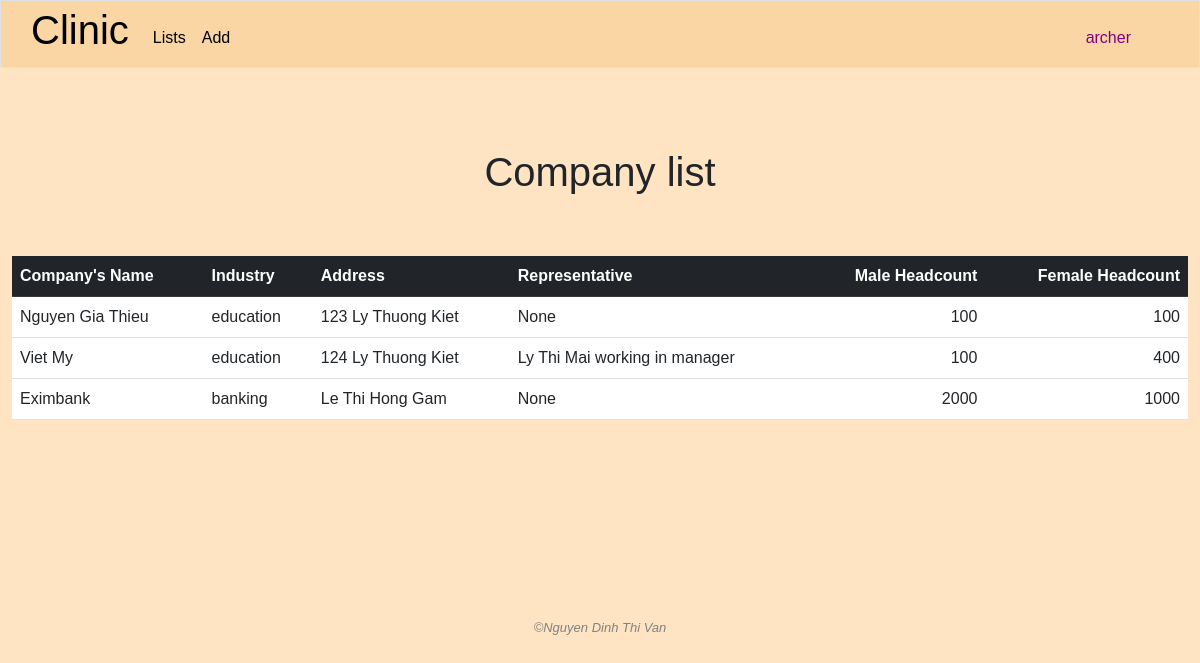
The page /companies (signed in) on the database as committed earlier.
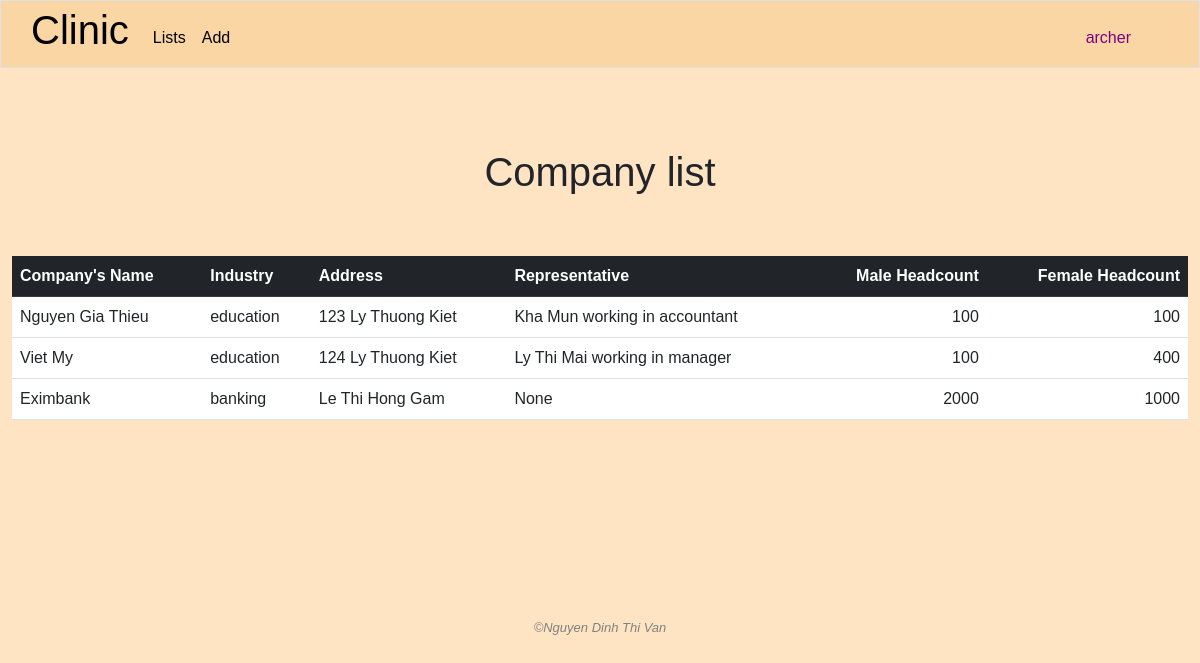
The same page on the database as committed later.
### clinic/models.py (models this page shows, shortened)
class Company(models.Model):
    name = models.CharField(max_length=255)
    industry = models.CharField(max_length=255)
    address = models.TextField()
    representative = models.ForeignKey('People', on_delete=models.SET_NULL, blank=True, null=True, related_name="companies")
    male_headcount = models.IntegerField()
    female_headcount = models.IntegerField()
    created_by = models.ForeignKey(User, on_delete=models.SET_NULL, blank=True, null=True, related_name="add_companies")
    modified_by = models.ForeignKey(User, on_delete=models.SET_NULL, blank=True, null=True, related_name="modified_companies")

class People(models.Model):
    name = models.CharField(max_length=255)
    company = models.ManyToManyField(Company,related_name="contact")
    position = models.TextField(blank=True)
    email = models.CharField(max_length=255)
    phone = models.CharField(max_length=255)
    note = models.TextField(blank=True)
    created_by = models.ForeignKey(User, on_delete=models.SET_NULL, blank=True, null=True, related_name='add_people')
    modified_by = models.ForeignKey(User, on_delete=models.SET_NULL, blank=True, null=True, related_name='modified_person')
    def __str__(self):
        return f"{self.name} working in {self.position}"

### clinic/views.py (the view)
# urls.py: path('companies', views.companies, name="companies"),
@login_required
def companies(request):
    if "read_company_info" not in user_right(request.user.management_right_level):
        request.session['nay_message'] = "You do not have the right to access this page"
        return HttpResponseRedirect(reverse('index'))
    companies = Company.objects.all()
    return render(request, "clinic/companies.html", {
        "companies": companies
    })

### clinic/templates/clinic/companies.html (shortened to what this page needs)
{% extends "clinic/layout.html" %}
{% load static %}
{% block main %}
    <h1 class="text-center page-title">Company list</h1>
    <div class="container-fluid">
        <table class="table table-hover">
            <thead class="table-dark">
                <tr>
                    <th class="text-column">Company's Name</th>
                    <th class="text-column">Industry</th>
                    <th class="text-column">Address</th>
                    <th class="text-column">Representative</th>
                    <th class="number-column">Male Headcount</th>
                    <th class="number-column">Female Headcount</th>
                </tr>
            </thead>
            <tbody>
                {% for company in companies %}
                    <tr>
                        <td class="text-column">{{ company.name }}</td>
                        <td class="text-column">{{ company.industry }}</td>
                        <td class="text-column">{{ company.address }}</td>
                        <td class="text-column">{{ company.representative }}</td>
                        <td class="number-column">{{ company.male_headcount }}</td>
                        <td class="number-column">{{ company.female_headcount }}</td>
                    </tr>
                {% empty %}
                    No company
                {% endfor %}
            </tbody>
        </table>
    </div>
{% endblock %}

Rows that differ between the two databases and show on the page:
changed Company "Nguyen Gia Thieu": representative "None" → "Kha Mun working in accountant"
